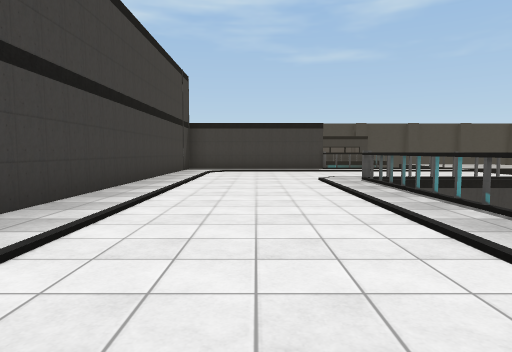
View 1 (above)

24 first-person views from a walk through a Unity game level. The camera is 1.3 m above the floor, tilts 4° down and sees 75° across. The floor is counted in squares, 2 m on a side. Each view is taken from the middle of a square. On the plan, view 1 faces up. The plan holds only what a view shows up to about 10 squares ahead; the rest is blank. The place goes on beyond the plan. The player is left out. Some animated figures are left out. Some surface patterns are stand-ins.

View 2
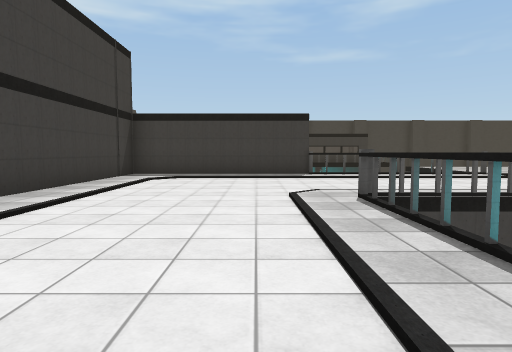

View 3
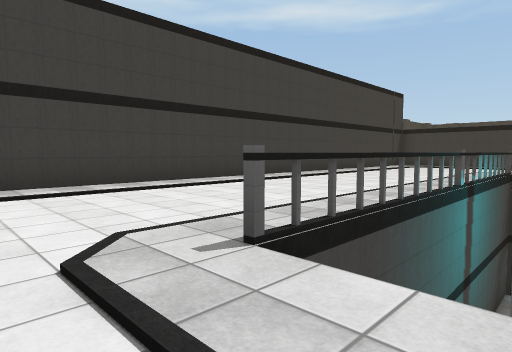

View 4
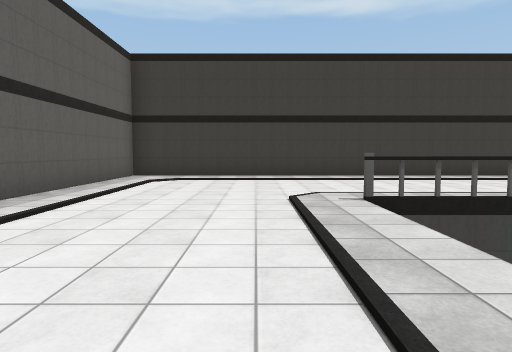

View 5
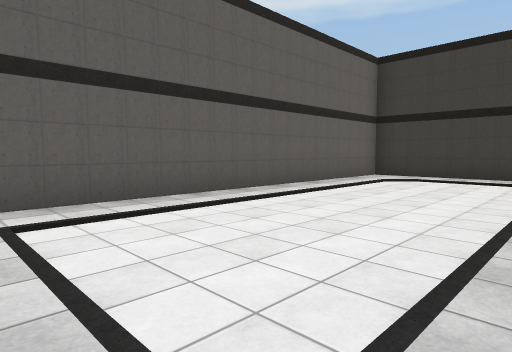

View 6
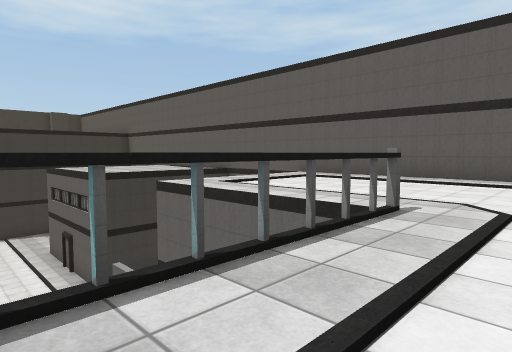

View 7
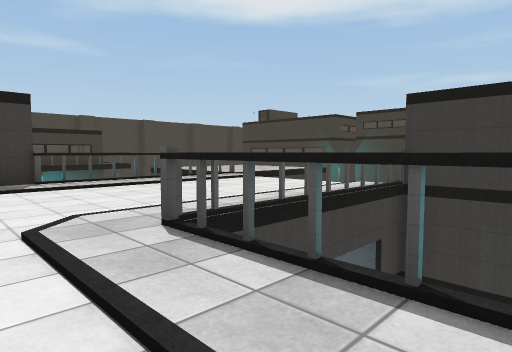

View 8
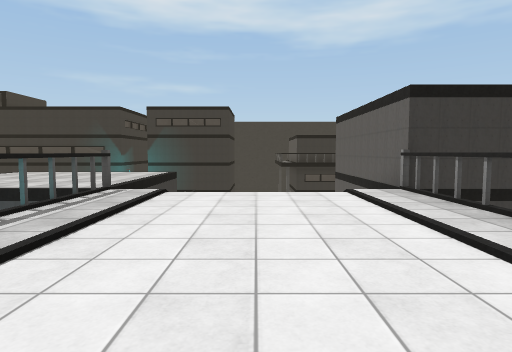

View 9
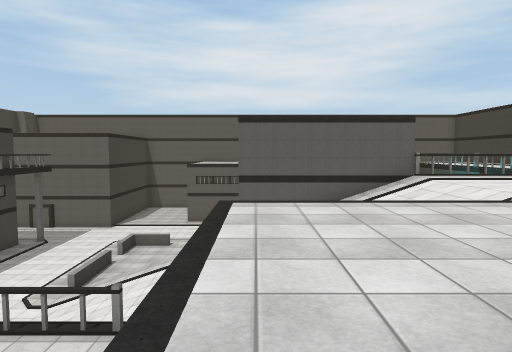

View 10
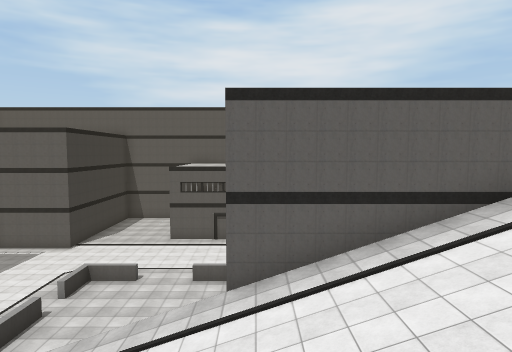

View 11
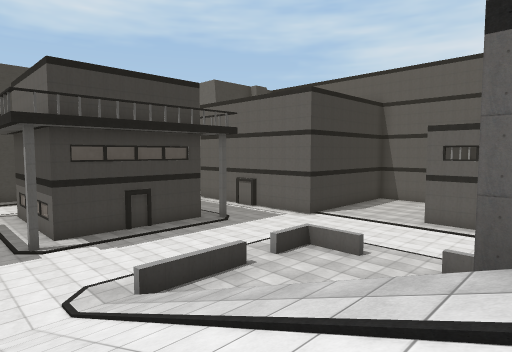

View 12
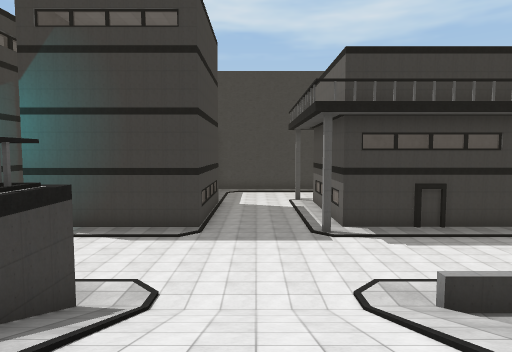

View 13
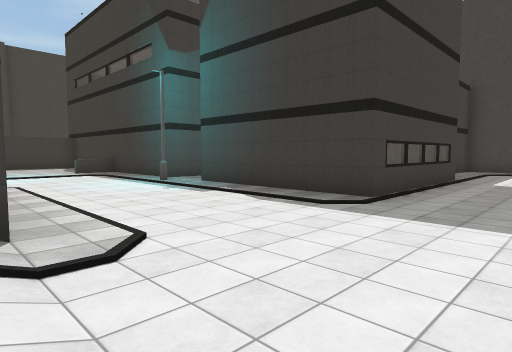

View 14
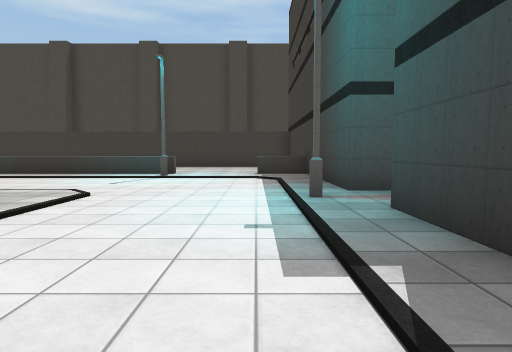

View 15
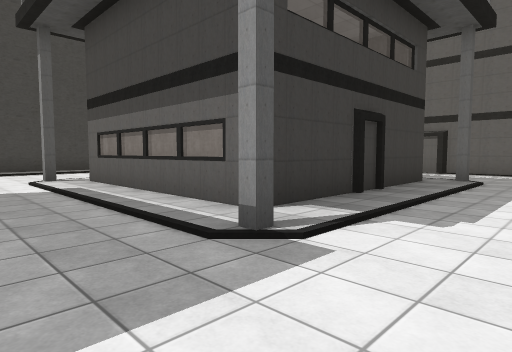

View 16
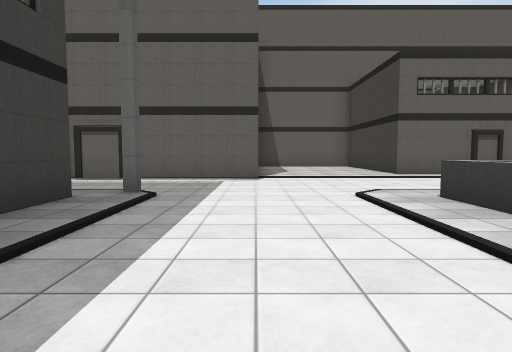

View 17
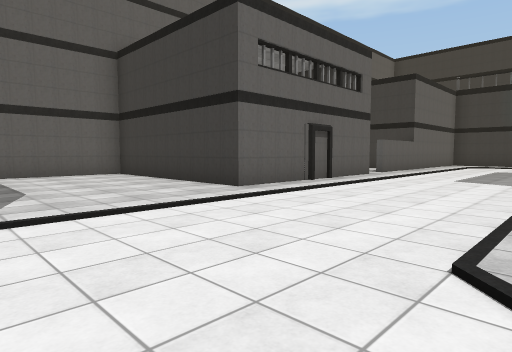

View 18
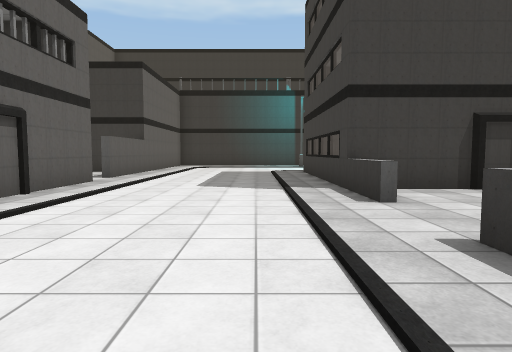

View 19
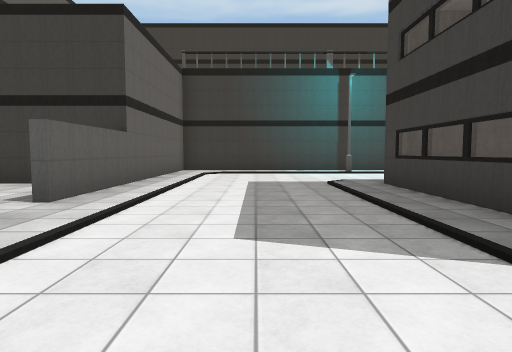

View 20
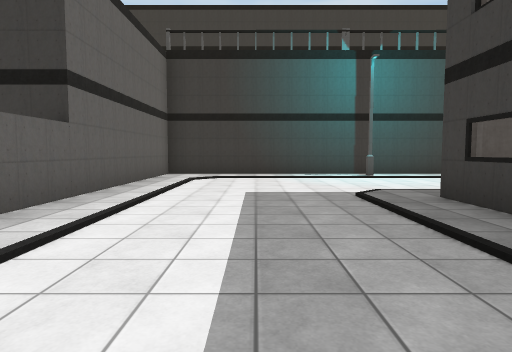

View 21
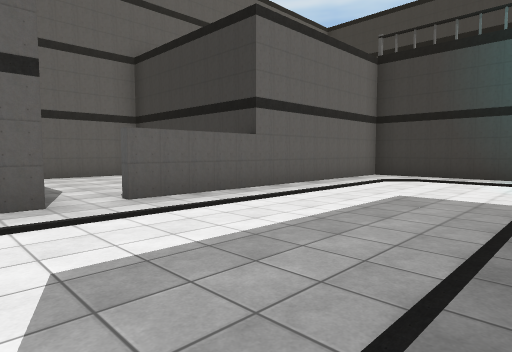

View 22
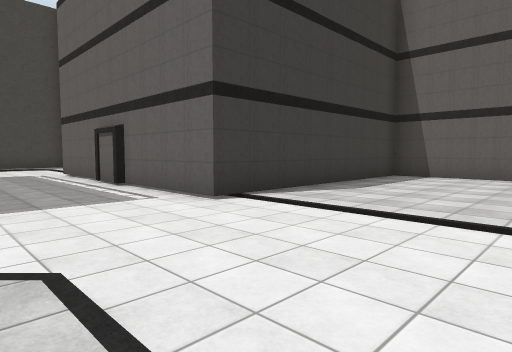

View 23
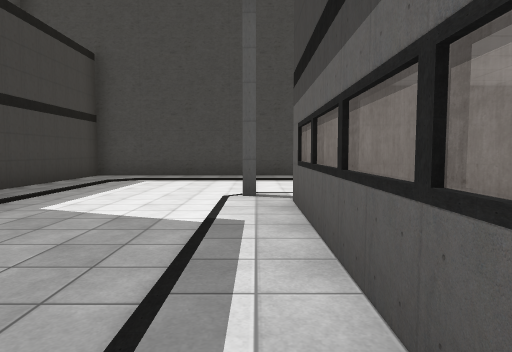

View 24
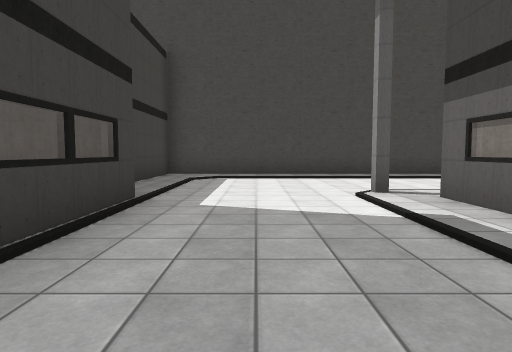

### Floor plan
Key: @ floor where view 1 was taken; # wall or solid block; x gap in a wall; . main floor; : floor 3.5 m higher than the main floor; + floor 6.75 m higher than the main floor; / step, stairs or slope; = window, fence, low wall or low ledge; ^ raised ledge; S streetlight; O other object.
Columns run from 3 left of view 1 to 33 right of it. Each row starts with its distance up from view 1.
 23                  ^^^^^...=#
 22                  .....S...#
 21                   ........#
 20                    .......#
 19                    .......#
 18                     ......#
 17               ++     ....S#
 16              +++     .... #
 15            +++++     .....#
 14            +++++     .....#
 13  #####     +++++  :::.....#   #######
 12 # +++ O+++O/      ///.....#####.....#
 11 #++++++++++/     ////...............#
 10 #++++++++++//////////...............#
  9 #++++++++++//////////...............#
  8 #+++++OO+OO#/////////....#..........#
  7 #++++O#    #####    ^.....######....#
  6 #++++O.    #   #  ..^.....#  =#  ...#
  5 #++++O.    #   #..........#   #    .#
  4 #++++O...  #   #..........#   #
  3 #++++OS....#####=...^.....#
  2 #++++O...................#.
  1 #++++O........................
  0 #++@+O.........................
 -1 #++++O.................########
 -2 #++++O.................#
 -3 #++++++++++##x######...#
 -4 #++++++++++...     #...#
 -5 #++++++++++...     #...#
 -6 #++++++++++ ..     #...#
 -7 #++++++++++ ##     #...#
 -8 ############       #####

Positions as (right, up) in squares from view 1, and headings:
1: (0, 0), facing up
2: (1, 3), facing up
3: (4, -4), facing up-left
4: (7, -4), facing left
5: (7, -3), facing down-left
6: (1, 1), facing down-right
7: (1, 5), facing up-right
8: (2, 10), facing right
9: (12, 17), facing down
10: (12, 13), facing down
11: (12, 10), facing down-right
12: (13, 10), facing right
13: (17, 9), facing up-right
14: (21, 13), facing up
15: (20, 10), facing down-right
16: (20, 7), facing down
17: (20, 2), facing down-left
18: (18, 1), facing left
19: (14, 0), facing left
20: (12, 0), facing left
21: (12, 2), facing down-left
22: (16, 2), facing down-right
23: (23, 8), facing right
24: (23, 10), facing right
